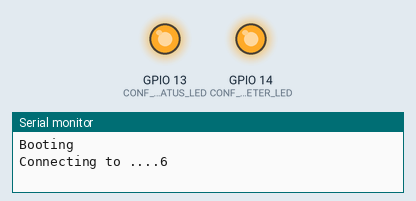
Recording of a program running on a simulated ESP8266 (NodeMCU). Shown: output pins drawn as LEDs (lit = HIGH), the last lines printed to the serial monitor. WiFi joins after 1.5 s; servers stay silent unless stated; no MQTT or app messages arrive unless stated.

Above: at 0.1 s.
At 0.6 s:
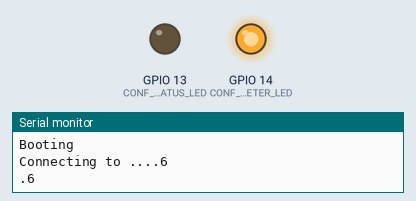
At 1.6 s:
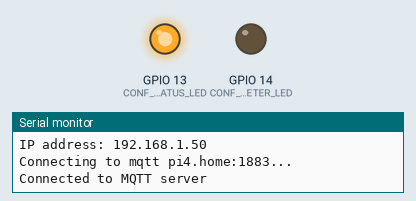
Timing chart, 0 to 3.1 s (numbered marks = the images above):
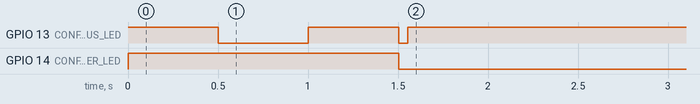

The program:

main.cpp
```cpp
#include <ArduinoOTA.h>
#include <PubSubClient.h>

#ifdef ESP8266
#include <ESP8266WiFi.h>
#else
#include <WiFi.h>
#endif

#include <map>
#include <string>
#include <vector>

#include "config.h"
#include "parser.h"

using namespace std;

static WiFiClient s_wifiClient;
static PubSubClient s_mqttClient(s_wifiClient);
static uint32_t s_timeLastConnect;
static bool s_hasTriedToConnect;
static bool s_mqttConnected;
static uint32_t s_lastBlinkAt;
static Parser s_parser;

static vector<RegValue> s_regvalues;
typedef std::map<string, string> table_t;
static table_t s_units;
static table_t s_values;

static bool timeAtOrAfter(uint32_t t, uint32_t now) {
  return (int32_t)(now - t) >= 0;
}

static void setStatusLED(bool state) {
  digitalWrite(CONF_PIN_STATUS_LED, state);
}

static void setMeterLED(bool state) {
  digitalWrite(CONF_PIN_METER_LED, state);
}

static void setupWiFi() {
  WiFi.mode(WIFI_STA);
  WiFi.setHostname(WIFI_HOSTNAME);
  Serial.printf("Connecting to %s...", WIFI_SSID);
  WiFi.begin(WIFI_SSID, WIFI_PASSWORD);
  unsigned int counter = 0;
  while (WiFi.status() != WL_CONNECTED) {
    Serial.print(".");
    Serial.println(WiFi.status());
    delay(500);
    setStatusLED(counter % 2 != 0);
    counter++;
  }
  Serial.println(" Connected");
  Serial.print("IP address: ");
  Serial.println(WiFi.localIP());
}

static void setupOTA() {
  ArduinoOTA.onStart([]() { Serial.println("OTA started"); });
  ArduinoOTA.onEnd([]() { Serial.println("\nOTA completed"); });
  ArduinoOTA.onProgress([](unsigned int progress, unsigned int total) {
    Serial.printf("OTA Progress: %u%%\r", (progress / (total / 100)));
  });
  ArduinoOTA.onError([](ota_error_t error) {
    Serial.printf("\nOTA Error: #%u: ", error);
    if (error == OTA_AUTH_ERROR)
      Serial.println("Auth Failed");
    else if (error == OTA_BEGIN_ERROR)
      Serial.println("Begin Failed");
    else if (error == OTA_CONNECT_ERROR)
      Serial.println("Connect Failed");
    else if (error == OTA_RECEIVE_ERROR)
      Serial.println("Receive Failed");
    else if (error == OTA_END_ERROR)
      Serial.println("End Failed");
    else
      Serial.println("Unknown error");
  });
  ArduinoOTA.begin();
}

static void publishStatus() {
  s_mqttClient.publish(MQTT_STATUS_TOPIC, "online", true);
}

static void setupMQTT() {
  s_mqttClient.setServer(MQTT_SERVER, MQTT_SERVER_PORT);
}

static bool connectMQTT() {
  Serial.printf("Connecting to mqtt %s:%d...\n", MQTT_SERVER, MQTT_SERVER_PORT);
  if (!s_mqttClient.connect(MQTT_CLIENT_ID, MQTT_USER, MQTT_PASSWORD,
                            MQTT_STATUS_TOPIC, 0, 1, "offline")) {
    Serial.print("Failed to connect to MQTT server: ");
    Serial.println(s_mqttClient.state());
    return false;
  }
  s_mqttConnected = true;
  Serial.println("Connected to MQTT server");
  publishStatus();
  s_mqttClient.publish(MQTT_IP_ADDRESS_TOPIC, WiFi.localIP().toString().c_str(),
                       true);

  return true;
}

static void loopMQTT() {
  uint32_t now = millis();
  s_mqttClient.loop();
  if (!s_mqttClient.connected()) {
    if (s_mqttConnected) {
      Serial.println("Lost connection with MQTT server");
      s_mqttConnected = false;
    }
    if (!s_hasTriedToConnect || timeAtOrAfter(s_timeLastConnect + 60000, now)) {
      connectMQTT();
      s_hasTriedToConnect = true;
      s_timeLastConnect = now;
    }
  }
  else if (!s_mqttConnected) {
      Serial.println("Connected with MQTT server again");
      s_mqttConnected = true;
  }
}

static void store_and_report(table_t &table, const string &reg,
                             const string &data, const string &base_topic) {
  const auto reported = table.find(reg);
  if (reported == table.end() || reported->second != data) {
    const string topic = base_topic + reg;
    Serial.printf("Reporting %s to topic %s\n", data.c_str(), topic.c_str());
    s_mqttClient.publish(topic.c_str(), data.c_str(), true);
    table[reg] = data;
  }
}

static void reg_value_cb(const RegValue &rv) { s_regvalues.push_back(rv); }

static void frame_start_cb(const std::string &header) {
  setMeterLED(true);
  Serial.printf("Frame start: %s\n", header.c_str());
  s_regvalues.clear();
}

static void frame_end_cb() {
  Serial.printf("Frame end\n");
  Serial.write(s_parser.frame().c_str());
  for (auto &&rv : s_regvalues) {
    Serial.printf("Reg %s value %s unit %s\n", rv.reg.c_str(), rv.value.c_str(),
                  rv.unit.c_str());
    store_and_report(s_units, rv.reg, rv.unit, MQTT_UNITS_TOPIC);
    store_and_report(s_values, rv.reg, rv.value, MQTT_VALUES_TOPIC);
  }
  setMeterLED(false);
}

void setup() {
  pinMode(CONF_PIN_STATUS_LED, OUTPUT);
  setStatusLED(true);

  pinMode(CONF_PIN_METER_LED, OUTPUT);
  setMeterLED(true);

  const bool serialInvert = true;
#ifdef ESP8266
  Serial.begin(115200, SERIAL_8N1, SERIAL_FULL, CONF_PIN_TX, serialInvert);
#else
  Serial.begin(115200, SERIAL_8N1, CONF_PIN_RX, CONF_PIN_TX, serialInvert);
#endif
  Serial.println("Booting");

  setupWiFi();
  setupOTA();
  setupMQTT();

  setStatusLED(false);
  setMeterLED(false);

  s_parser.reg_value_cb_ = reg_value_cb;
  s_parser.frame_start_cb_ = frame_start_cb;
  s_parser.frame_end_cb_ = frame_end_cb;
}

void loop() {
  ArduinoOTA.handle();
  loopMQTT();

  if (s_mqttConnected) {
      setStatusLED(true);
  }
  else {
    const uint32_t t = millis();
    if (timeAtOrAfter(s_lastBlinkAt + 2200, t)) {
      s_lastBlinkAt = t;
      setStatusLED(false);
    } else if (timeAtOrAfter(s_lastBlinkAt + 2000, t)) {
      setStatusLED(true);
    }
  }
  while (Serial.available() > 0) {
    const char c = Serial.read();
    Serial.print(c);
    s_parser.feed(c);
  }
}
```

config.h
```cpp
// config.h

#pragma once

// Pins
#define CONF_PIN_STATUS_LED 13
#define CONF_PIN_METER_LED 14

#define CONF_PIN_TX 1

#ifndef ESP8266
#define CONF_PIN_RX 3
#endif

// WiFi settings
#define WIFI_SSID ""
#define WIFI_PASSWORD ""
#define WIFI_HOSTNAME "hanif"

// MQTT server
#define MQTT_SERVER "pi4.home"
#define MQTT_SERVER_PORT 1883

// MQTT client name and account credentials
#define MQTT_CLIENT_ID "hanif"
#define MQTT_USER ""
#define MQTT_PASSWORD ""

// MQTT topics
#define MQTT_BASE_TOPIC "hanif/"
#define MQTT_STATUS_TOPIC MQTT_BASE_TOPIC "status"
#define MQTT_IP_ADDRESS_TOPIC MQTT_BASE_TOPIC "ip"
#define MQTT_VALUES_TOPIC MQTT_BASE_TOPIC "values/"
#define MQTT_UNITS_TOPIC MQTT_BASE_TOPIC "units/"
```

Measured:
- by itself, GPIO 13 (CONF_PIN_STATUS_LED): HIGH → LOW at 0.50 s, → HIGH 0.50 s later, → LOW 0.50 s later, → HIGH 0.05 s later
